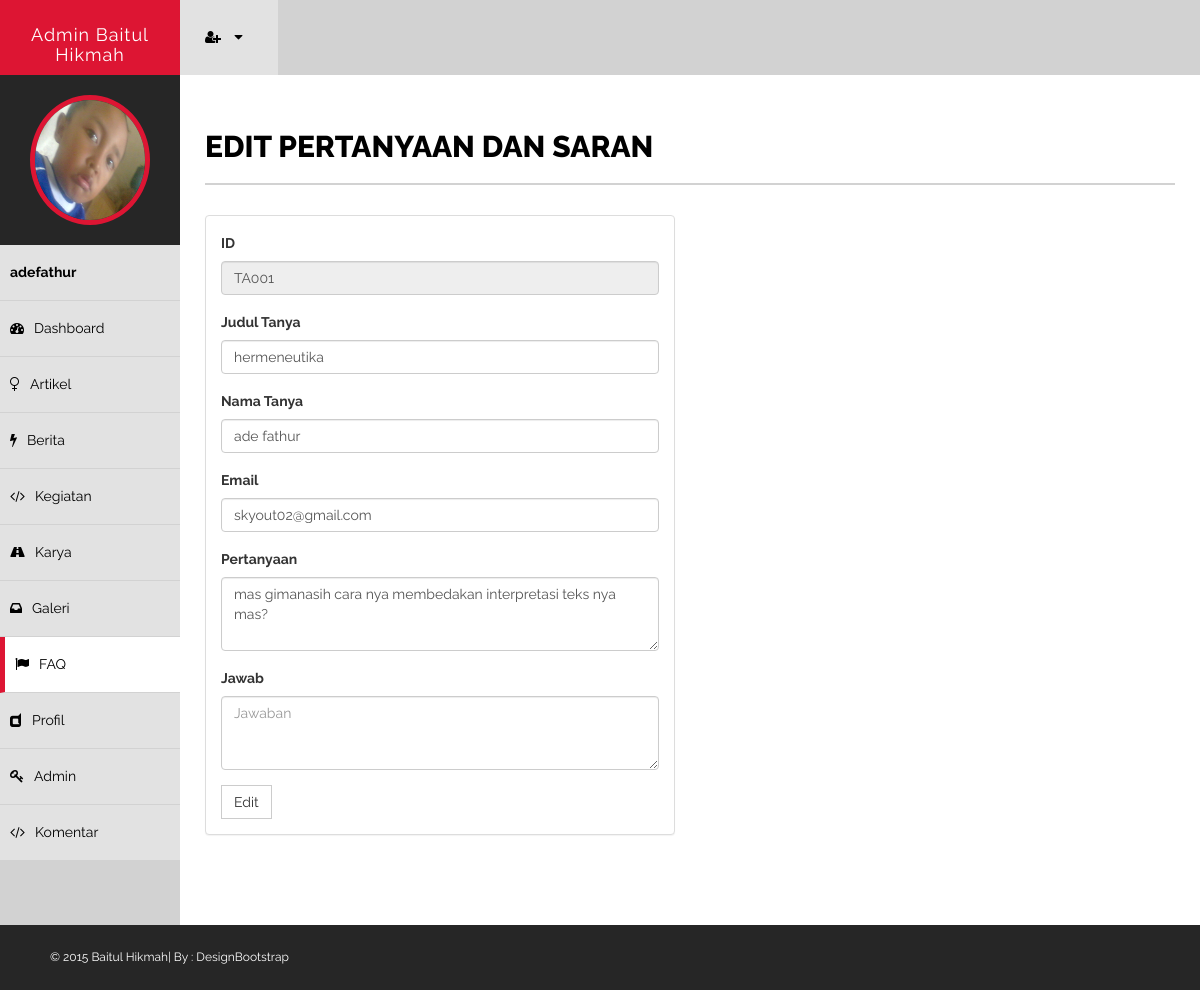
/kontrol/admin/edit_tanya.php?id=TA001 (signed in), run on the app's committed database.
### tables this page shows
CREATE TABLE IF NOT EXISTS `tb_adm` (
  `user_adm` varchar(20) NOT NULL,
  `pass_adm` varchar(50) NOT NULL,
  `nama_adm` varchar(35) NOT NULL,
  `level_adm` varchar(10) NOT NULL,
  `gambar_adm` varchar(50) NOT NULL
);

CREATE TABLE IF NOT EXISTS `tb_tanya` (
  `id_tanya` varchar(5) NOT NULL,
  `judul_tanya` varchar(30) NOT NULL,
  `nama_tanya` varchar(30) NOT NULL,
  `email_tanya` varchar(20) NOT NULL,
  `isi_tanya` text NOT NULL,
  `jawab_tanya` text NOT NULL
);

### kontrol/admin/edit_tanya.php (the view, shortened to what this page needs)
<?php
include '../database.php';
$usern=$_SESSION['username'];
$res=mysql_query("select * from tb_adm where user_adm='".$usern."'");
$arai=mysql_fetch_array($res);
$man=$arai['gambar_adm'];
?>
<!DOCTYPE html>
<html xmlns="http://www.w3.org/1999/xhtml">
<head>
    <link href="assets/css/bootstrap.css" rel="stylesheet" />
    <link href="assets/css/font-awesome.css" rel="stylesheet" />
    <link href="assets/css/style.css" rel="stylesheet" />
</head>
<body>
    <div id="wrapper">
        <nav class="navbar navbar-default navbar-cls-top " role="navigation" style="margin-bottom: 0">
            <div class="navbar-header">
                <a  class="navbar-brand" href="index.php">Admin Baitul Hikmah
                </a>
            </div>
            <div class="notifications-wrapper">
<ul class="nav">
                <li class="dropdown">
                    <a class="dropdown-toggle" data-toggle="dropdown" href="#">
                        <i class="fa fa-user-plus"></i>  <i class="fa fa-caret-down"></i>
                    </a>
                </li>
            </ul>
            </div>
        </nav>
        <nav  class="navbar-default navbar-side" role="navigation">
            <div class="sidebar-collapse">
                <ul class="nav" id="main-menu">
                    <li>
                        <div class="user-img-div">
                            <img src="gmb/admin/<?php echo $man ?>" class="img-circle" width="120px" hight="150px" />
                        </div>
                    </li>
                     <li>
                        <a  href="#"> <strong> <?php echo $_SESSION['username'] ?> </strong></a>
                    </li>
                    <li>
                        <a  href="index.php"><i class="fa fa-dashboard "></i>Dashboard</a>
                    </li>
                    <li>
                        <a href="artikel.php"><i class="fa fa-venus "></i>Artikel </a>
                    </li>
                    <li>
                        <a href="berita.php"><i class="fa fa-bolt "></i>Berita</a>
                    </li>
                     <li>
                        <a href="kegiatan.php"><i class="fa fa-code "></i>Kegiatan</a>
                    </li>
                    <li>
                        <a href="karya.php"><i class="fa fa-road "></i>Karya</a>
                    </li>
                    <li>
                        <a href="galeri.php"><i class="fa fa-inbox "></i>Galeri</a>
                    </li>
                    <li>
                        <a class="active-menu" href="faq.php"><i class="fa fa-flag "></i>FAQ</a>
                    </li>
                   <li>
                        <a href="profil.php"><i class="fa fa-dashcube "></i>Profil</a>
                    </li>
                    <li>
                        <a href="admin.php"><i class="fa fa-key "></i>Admin</a>
                    </li>
                    <li>
                        <a href="komentar.php"><i class="fa fa-code "></i>Komentar</a>
                    </li>
                </ul>
            </div>
        </nav>
        <div id="page-wrapper" class="page-wrapper-cls">
            <div id="page-inner">
                <div class="row">
                    <div class="col-md-12">
                        <h1 class="page-head-line">Edit Pertanyaan dan Saran</h1>
                    </div>
                </div>
                <?php
    $id=$_GET['id'];
    $cari_kd=mysql_query("select * from tb_tanya where id_tanya='$id'");
    $pecah=mysql_fetch_array($cari_kd);
 ?>
            <div class="row">
            <div class="col-md-6">
                        <div class="panel panel-default">
                        <div class="panel-body">
                       <form role="form" method="POST" enctype="multipart/form-data" action="submit_edit_tanya.php">
                                      <div class="form-group">
                                        <label for="inputID">ID</label>
                                        <input type="text" class="form-control" id="id_tanya" name="id" value="<?php echo $pecah['id_tanya']; ?>" readonly="readonly" />
                                      </div>
                                      <div class="form-group">
                                        <label for="judulTanya">Judul Tanya</label>
                                        <input type="text" class="form-control" id="judul_tanya" name="judul" placeholder="Judul Tanya" value="<?php echo $pecah['judul_tanya']; ?>"/>
                                      </div>
                                      <div class="form-group">
                                        <label for="namaTanya">Nama Tanya</label>
                                        <input type="text" class="form-control" id="nama_tanya" name="nama" placeholder="Nama Tanya" value="<?php echo $pecah['nama_tanya']; ?>"/>
                                      </div>
                                      <div class="form-group">
                                        <label for="emailTanya">Email</label>
                                        <input type="text" class="form-control" id="email_tanya" name="email" placeholder="email Tanya" value="<?php echo $pecah['email_tanya']; ?>"/>
                                      </div>
                                      <div class="form-group">
                                        <label for="isiTanya">Pertanyaan</label>
                                        <textarea class="form-control" rows="3" id="isi_tanya" name="isi" placeholder="Isi Pertanyaan"><?php echo $pecah['isi_tanya']; ?></textarea>
                                      </div>
                                      <div class="form-group">
                                        <label for="jawabTanya">Jawab</label>
                                        <textarea class="form-control" rows="3" id="jawab_tanya" name="jawab" placeholder="Jawaban"></textarea>
                                      </div>
                                      <button type="submit" class="btn btn-default" name="btn-uplod">Edit</button>
                                    </form>
                            </div>
                            </div>
                    </div>
            </div>
    </div>
    </div>
    </div>
    <footer >
        &copy; 2015 Baitul Hikmah| By : <a href="" target="_blank">DesignBootstrap</a>
    </footer>
</body>
</html>

### kontrol/admin/assets/css/style.css (style rules this page uses)
body { font-family: 'Raleway', sans-serif; line-height:25px; font-size:14px; }
#wrapper { width: 100%; background: #d2d2d2; }
#page-wrapper { padding: 15px 15px; min-height: 800px; background: #fff; }
#page-inner { width: 100%; margin: 10px 20px 10px 0px; background-color: #fff!important; padding: 10px; min-height: 800px; }
.page-head-line { font-size: 30px; text-transform: uppercase; color: #000; font-weight: 800; padding-bottom: 20px; border-bottom: 2px solid #d2d2d2; margin-bottom: 30px; }
.btn { border-radius:0px!important; -moz-border-radius:0px!important; -webkit-border-radius:0px!important; }
.navbar-cls-top .navbar-brand { color: #fff; background: #DD1533; width: 180px; text-align: center; height: 75px; font-size: 18px; letter-spacing: 1px; padding-top: 25px; }
.user-img-div { min-height: 130px; padding: 20px; background-color: #262626; text-align:center; }
.user-img-div img { height: 130px; border: 5px solid #DD1533; }
.active-menu { background-color: #fff!important; border-left: 5px solid #DD1533; }
.sidebar-collapse, .sidebar-collapse .nav { background: none; }
.sidebar-collapse .nav { padding: 0; }
.sidebar-collapse .nav > li > a { color: #000; background: #E2E2E2; text-shadow: none; border-bottom: 1px solid #D2D2D2; }
.sidebar-collapse > .nav > li > a { padding: 15px 10px; }
.navbar-side { border: none; background-color: #202020; }
.navbar-cls-top { background: #262626; border-bottom: none; }
.navbar-default { border: 0px solid black; }
.navbar-header { background: #000000; }
.nav > li > a > i { margin-right: 10px; }
.notifications-wrapper { margin-left:3px; }
.notifications-wrapper .nav { background-color: #D2d2d2; }
.notifications-wrapper li { display: inline-block; }
.notifications-wrapper li a { padding: 25px; min-height: 50px; }
.notifications-wrapper .nav > li > a { background-color: #E2E2E2; color:#000; }
footer { background-color:#262626; padding:20px 50px; color:#fff; font-size:12px; }
footer a { color:#fff; }
@media (min-width:768px) { .page-wrapper-cls { margin: 0 0 0 180px; } }
@media (min-width:768px) { .navbar-side { z-index: 1; position: absolute; width: 180px; } }
@media (min-width:768px) { .navbar { border-radius: 0px; } }

### data on the page
tb_adm: gambar_adm (picture)
tb_tanya: id "TA001", judul "hermeneutika", nama "ade fathur", email "skyout02@gmail.com", isi "mas gimanasih cara nya membedakan interpretasi teks nya mas?"

### other printed values
$_SESSION['username'] "adefathur"
